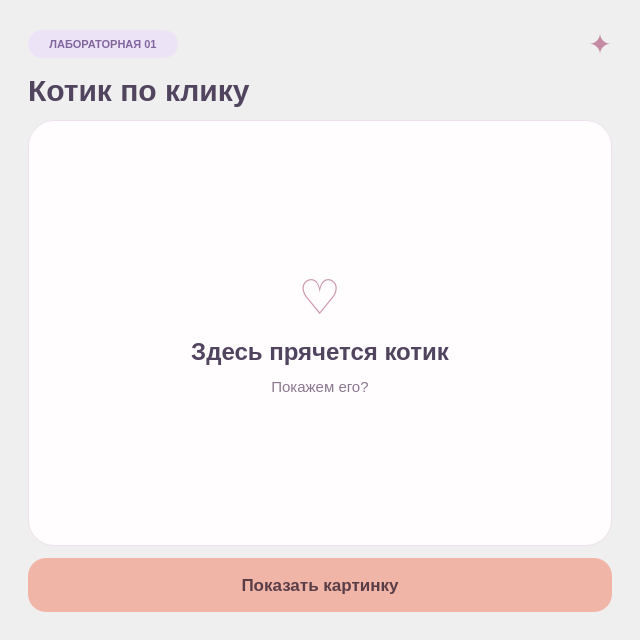
<?xml version="1.0" encoding="UTF-8"?>
<ui version="4.0">
 <class>MainWindow</class>
 <widget class="QMainWindow" name="MainWindow">
  <property name="geometry">
   <rect><x>0</x><y>0</y><width>640</width><height>640</height></rect>
  </property>
  <property name="font">
   <font><family>Segoe UI</family><pointsize>11</pointsize></font>
  </property>
  <property name="windowTitle">
   <string>Котик по клику · Лабораторная работа №1</string>
  </property>
  <property name="styleSheet">
   <string notr="true">QMainWindow, QWidget#centralwidget {
    background: qlineargradient(x1:0, y1:0, x2:1, y2:1,
        stop:0 #fff6ed, stop:0.5 #faf0f5, stop:1 #f0eafb);
}
QLabel {
    background: transparent;
    border: none;
    color: #51445f;
}
QLabel#badgeLabel {
    background-color: #ede3f7;
    color: #81669e;
    border-radius: 14px;
    font-size: 11px;
    font-weight: bold;
}
QLabel#starLabel {
    color: #c58aa4;
    font-size: 28px;
}
QLabel#titleLabel {
    color: #51445f;
    font-size: 30px;
    font-weight: bold;
}
QLabel#contentLabel {
    background-color: #fffdfd;
    color: #51445f;
    border: 1px solid #eee1ed;
    border-radius: 26px;
}
QPushButton#toggleButton {
    background-color: #f1b5a7;
    color: #593e48;
    border: none;
    border-radius: 18px;
    font-size: 17px;
    font-weight: bold;
}
QPushButton#toggleButton:hover {
    background-color: #eca898;
}
QPushButton#toggleButton:pressed {
    background-color: #e79a89;
}
QPushButton#toggleButton:focus {
    border: 2px solid #b791c4;
}</string>
  </property>
  <widget class="QWidget" name="centralwidget">
   <layout class="QVBoxLayout" name="verticalLayout" stretch="0,0,0,1,0,0">
    <property name="spacing"><number>12</number></property>
    <property name="leftMargin"><number>28</number></property>
    <property name="topMargin"><number>28</number></property>
    <property name="rightMargin"><number>28</number></property>
    <property name="bottomMargin"><number>28</number></property>
    <item>
     <layout class="QHBoxLayout" name="badgeLayout">
      <item>
       <widget class="QLabel" name="badgeLabel">
        <property name="minimumSize"><size><width>150</width><height>28</height></size></property>
        <property name="maximumSize"><size><width>150</width><height>28</height></size></property>
        <property name="text"><string>ЛАБОРАТОРНАЯ 01</string></property>
        <property name="alignment"><set>Qt::AlignCenter</set></property>
       </widget>
      </item>
      <item>
       <spacer name="headerSpacer">
        <property name="orientation"><enum>Qt::Horizontal</enum></property>
        <property name="sizeHint" stdset="0"><size><width>40</width><height>20</height></size></property>
       </spacer>
      </item>
      <item>
       <widget class="QLabel" name="starLabel">
        <property name="text"><string>✦</string></property>
        <property name="alignment"><set>Qt::AlignCenter</set></property>
       </widget>
      </item>
     </layout>
    </item>
    <item>
     <widget class="QLabel" name="titleLabel">
      <property name="text"><string>Котик по клику</string></property>
     </widget>
    </item>
    <item>
     <widget class="QLabel" name="contentLabel">
      <property name="sizePolicy">
       <sizepolicy hsizetype="Expanding" vsizetype="Expanding">
        <horstretch>0</horstretch><verstretch>0</verstretch>
       </sizepolicy>
      </property>
      <property name="minimumSize">
       <size><width>0</width><height>280</height></size>
      </property>
      <property name="text">
       <string>&lt;html&gt;&lt;body&gt;&lt;p style="font-size: 48px; color: #cd95ae;"&gt;♡&lt;/p&gt;&lt;p style="font-size: 24px; font-weight: 600; color: #51445f;"&gt;Здесь прячется котик&lt;/p&gt;&lt;p style="font-size: 15px; color: #8a788f;"&gt;Покажем его?&lt;/p&gt;&lt;/body&gt;&lt;/html&gt;</string>
      </property>
      <property name="textFormat"><enum>Qt::RichText</enum></property>
      <property name="alignment"><set>Qt::AlignCenter</set></property>
      <property name="wordWrap"><bool>true</bool></property>
      <property name="accessibleName"><string>Текст или изображение</string></property>
     </widget>
    </item>
    <item>
     <widget class="QPushButton" name="toggleButton">
      <property name="minimumSize">
       <size><width>0</width><height>54</height></size>
      </property>
      <property name="text"><string>Показать картинку</string></property>
      <property name="cursor"><cursorShape>PointingHandCursor</cursorShape></property>
      <property name="toolTip"><string>Переключить текст и изображение</string></property>
     </widget>
    </item>
   </layout>
  </widget>
 </widget>
 <resources/>
 <connections/>
</ui>
